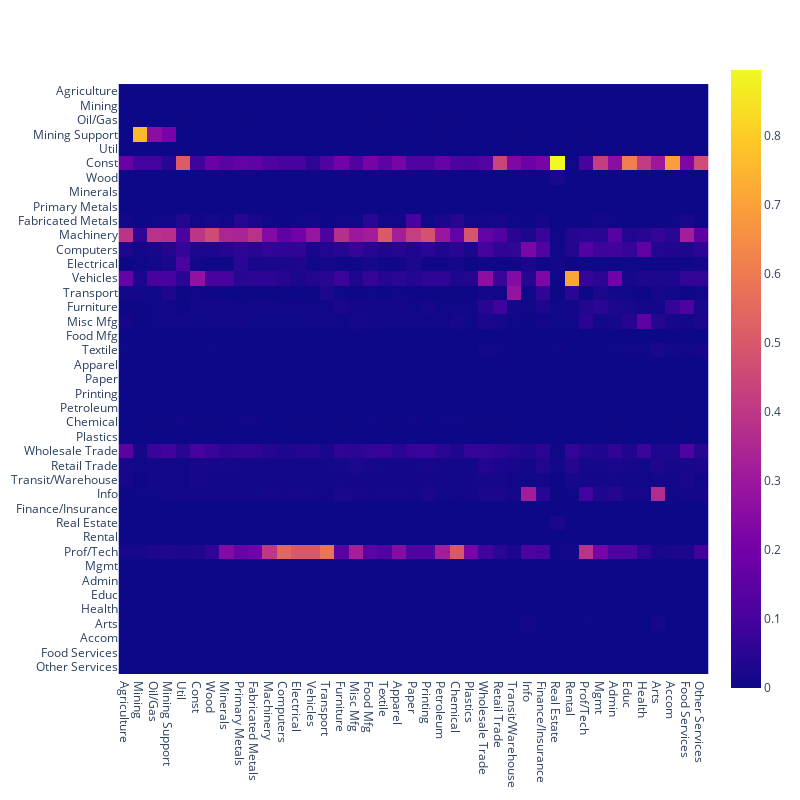

Notebook cell for this chart:
### Markdown cell above
The investment network was constructed based on sector-level asset investments and production using the below equation:

$$ I_{ijt} = \sum_{a=1}^{A}\omega_{iat} I_{ajt}^{exp}$$

Where $I$ is the (37x37x72) investment matrix for 1947-2018. $I_{ajt}^{exp}$ is the expenditure by sector $j$ on asset $a$ in year $t$. $\omega_{iat}$ is the fraction of asset $a$ produced by sector $i$ in year $t$. The network below is the mean (37x37) matrix across time. 

The original network relies on a number of assumptions that largely contribute to the investment hubs it identified. These assumptioins are mostly due to the lack of data on sector-level asset production.

1. Construction sector produces all non-mining structures
2. Prof/Technical Services produce all custom software and R&D
3. Artistic originals are only produced by info/comm or arts
4. Info/comm produce all pre-packaged software but not delivery
5. Wood Manufacturing, insurance/finance, and Prof/Tech services produce residential structures but not non-residential structures

In addition to these theoretic assumptions, much of the data pre-1997 is estimated bluntly by taking the average production/expenditure ratios post-1997 or interpolating with data from 1987 and 1992.

Moreover, the asset expenditure data was flagged as unreliable by BEA and it was specifically said they're "more likely to be based on judgemental trends, on trends in the higher level aggregate, or on less reliable source data." On the other hand, the asset production data is mostly just for "equipment" and the allocations are based on the assumptions above.

Are there asset classes baked into the macro model? If so, that would be a natural set of assets to base an investment network off of

### Code cell
fig = px.imshow(avg_net)
fig.update_layout(
    autosize=False,
    width=800,
    height=800
)
fig.show()

### Figure 1 — Plotly figure (JSON) as saved in the notebook; plotly's stock layout.template omitted (floating-point values rounded to 4 significant figures; data arrays with more than 128 entries replaced by an {"elided": "..."} marker saying what was removed)
{"data": [{"coloraxis": "coloraxis", "hovertemplate": "x: %{x}<br>y: %{y}<br>color: %{z}<extra></extra>", "name": "0", "type": "heatmap", "x": ["Agriculture", "Mining", "Oil/Gas", "Mining Support", "Util", "Const", "Wood", "Minerals", "Primary Metals", "Fabricated Metals", "Machinery", "Computers", "Electrical", "Vehicles", "Transport", "Furniture", "Misc Mfg", "Food Mfg", "Textile", "Apparel", "Paper", "Printing", "Petroleum", "Chemical", "Plastics", "Wholesale Trade", "Retail Trade", "Transit/Warehouse", "Info", "Finance/Insurance", "Real Estate", "Rental", "Prof/Tech", "Mgmt", "Admin", "Educ", "Health", "Arts", "Accom", "Food Services", "Other Services"], "xaxis": "x", "y": ["Agriculture", "Mining", "Oil/Gas", "Mining Support", "Util", "Const", "Wood", "Minerals", "Primary Metals", "Fabricated Metals", "Machinery", "Computers", "Electrical", "Vehicles", "Transport", "Furniture", "Misc Mfg", "Food Mfg", "Textile", "Apparel", "Paper", "Printing", "Petroleum", "Chemical", "Plastics", "Wholesale Trade", "Retail Trade", "Transit/Warehouse", "Info", "Finance/Insurance", "Real Estate", "Rental", "Prof/Tech", "Mgmt", "Admin", "Educ", "Health", "Arts", "Accom", "Food Services", "Other Services"], "yaxis": "y", "z": {"elided": "41x41 float values"}}], "layout": {"autosize": false, "coloraxis": {"colorscale": [[0, "#0d0887"], [0.1111, "#46039f"], [0.2222, "#7201a8"], [0.3333, "#9c179e"], [0.4444, "#bd3786"], [0.5556, "#d8576b"], [0.6667, "#ed7953"], [0.7778, "#fb9f3a"], [0.8889, "#fdca26"], [1, "#f0f921"]]}, "height": 800, "margin": {"t": 60}, "width": 800, "xaxis": {"anchor": "y", "constrain": "domain", "domain": [0, 1], "scaleanchor": "y"}, "yaxis": {"anchor": "x", "autorange": "reversed", "constrain": "domain", "domain": [0, 1]}}}
